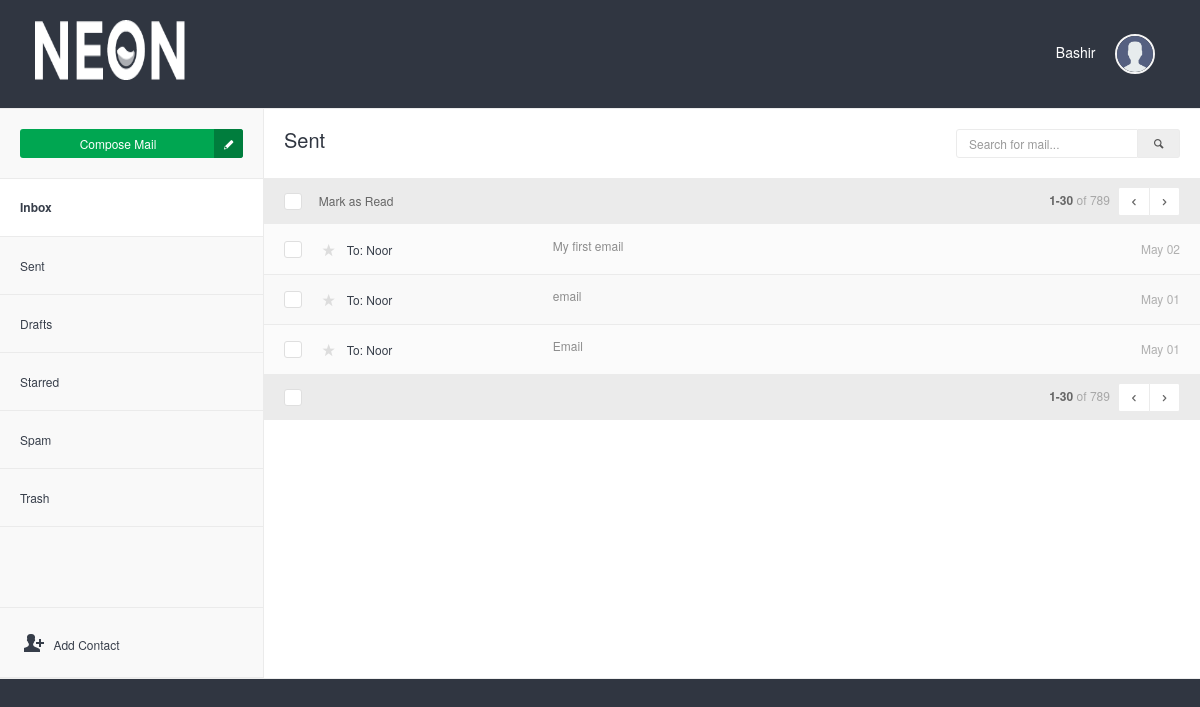
The page /sendEmail.php (signed in) on the database as committed earlier.
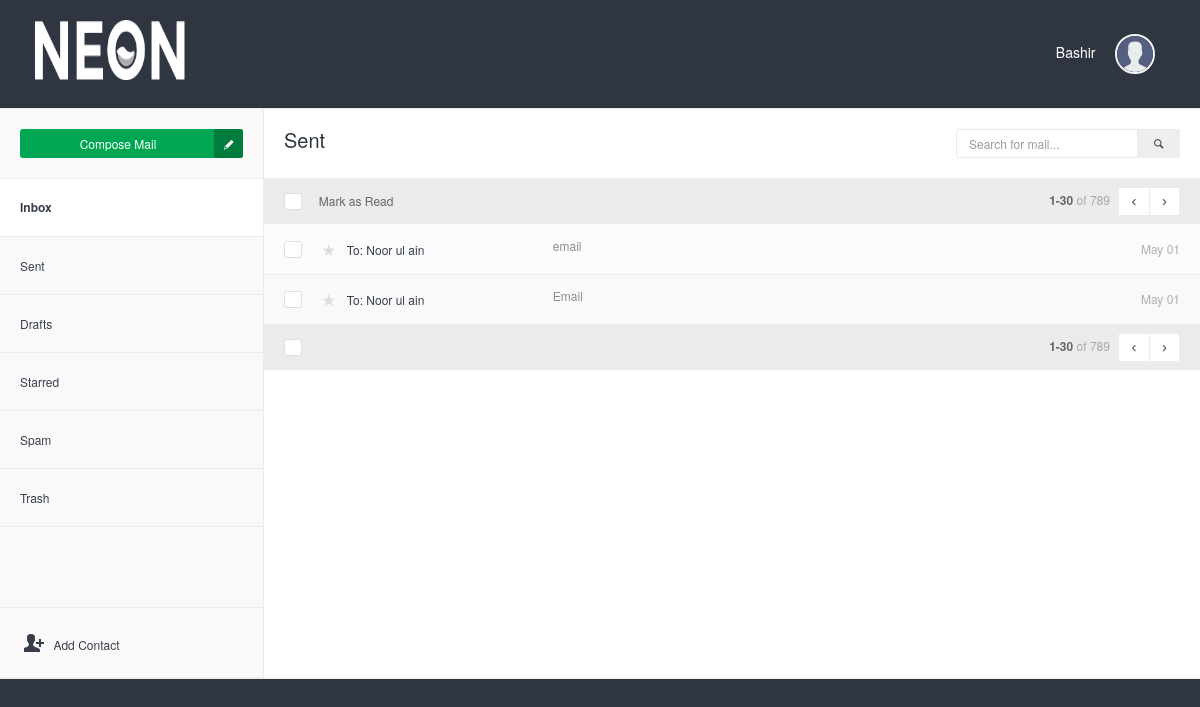
The same page on the database as committed later.
### tables this page shows
CREATE TABLE `emails` (
  `id` int(11) NOT NULL,
  `senderID` int(11) NOT NULL,
  `senderEmail` varchar(250) NOT NULL,
  `emailSubject` mediumtext NOT NULL,
  `emailBody` longtext NOT NULL,
  `receiverID` int(11) NOT NULL,
  `receiverEmail` varchar(250) NOT NULL,
  `date` varchar(50) NOT NULL DEFAULT current_timestamp(),
  `time` varchar(50) NOT NULL,
  `read_status` int(1) NOT NULL DEFAULT 0,
  `spam` int(1) NOT NULL DEFAULT 0
);

CREATE TABLE `user` (
  `id` int(11) NOT NULL,
  `username` varchar(250) NOT NULL,
  `email` varchar(250) NOT NULL,
  `full_name` varchar(250) NOT NULL,
  `phone` varchar(250) NOT NULL,
  `password` varchar(250) NOT NULL,
  `image` varchar(500) NOT NULL
);

### support/session.php (called while the page is built, shortened)
<?php
include 'connection.php';
if(isset($_SESSION['login_user'])){
    $login_user= $_SESSION['login_user'];
    $query = "SELECT  * from user where email = '$login_user'" ;
    $result = mysqli_query($con, $query);
    $row = mysqli_fetch_assoc($result);
    $userEmail = $row['email'];
}else{
    header('Location: index.php');
}
?>

### support/sent_action.php (called while the page is built)
<?php
include 'connection.php';
$select = "SELECT * FROM `emails` where `senderEmail` = '$userEmail' ORDER BY `date` DESC, `time` DESC";
$result = mysqli_query($con, $select);
?>

### sendEmail.php (the view, shortened to what the changed rows need)
<?php
include('support/connection.php');
include('support/session.php');
include('support/sent_action.php');
?>
<!DOCTYPE html>
<html lang="en">
    <head>
        <link rel="stylesheet" href="assets/js/jquery-ui/css/no-theme/jquery-ui-1.10.3.custom.min.css" id="style-resource-1">
        <link rel="stylesheet" href="assets/css/font-icons/entypo/css/entypo.css" id="style-resource-2">
        <link rel="stylesheet" href="assets/css/bootstrap.css" id="style-resource-4">
        <link rel="stylesheet" href="assets/css/neon-core.css" id="style-resource-5">
        <link rel="stylesheet" href="assets/css/neon-theme.css" id="style-resource-6">
        <link rel="stylesheet" href="assets/css/neon-forms.css" id="style-resource-7">
        <link rel="stylesheet" href="assets/css/custom.css" id="style-resource-8">
    </head>
    <body class="page-body" data-url="https://demo.neontheme.com">
        <div class="page-container">
            <div class="main-content" style="background-color: #303641" >
                <div class="mail-env" style="background-color: white">
                    <div class="mail-body">
                    <table class="table mail-table">
                        <thead>
                            <tr>
                                <th width="5%"> <div class="checkbox checkbox-replace"> <input type="checkbox" /> </div> </th>
                                <th colspan="4"> <div class="mail-select-options">Mark as Read</div> <div class="mail-pagination" colspan="2"> <strong>1-30</strong> <span>of 789</span> <div class="btn-group"> <a href="#" class="btn btn-sm btn-white"><i class="entypo-left-open"></i></a> <a href="#" class="btn btn-sm btn-white"><i class="entypo-right-open"></i></a> </div> </div> </th>
                            </tr>
                        </thead>
                        <tbody>
                            <?php
                                if(mysqli_num_rows($result) > 0){
                                 while($row = $result->fetch_assoc()){
                                    $id =  $row['id'];
                                    $date = $row['date'];
                                    $time = $row['time'];
                                    $receiverEmail = $row['receiverEmail'];
                                    $emailSubject = $row['emailSubject'];
                                    $timezone = new DateTime("now", new DateTimeZone('Asia/Karachi') );
                                    $current_date =  $timezone->format('M d');
                                    if($current_date == $date) {
                                        $datetime = $time;
                                    }else{
                                        $datetime = $date;
                                    }
                                    $sql_ = "SELECT `full_name` FROM `user` WHERE email = '$receiverEmail'";
                                    $result_ = mysqli_query($con, $sql_);
                                    $r = mysqli_fetch_assoc($result_);
                                    $reciverName = $r['full_name'];
                                    $sql_2 = "SELECT * FROM `starred` WHERE `email_id` = '$id' AND `userEmail` = '$userEmail' AND `status` = 'sent'";
                                    $result_2 = mysqli_query($con, $sql_2);
                                    if(mysqli_num_rows($result_2) > 0){
                                        $favorite = true;
                                    }else{
                                        $favorite = false;
                                    }
                            ?>
                                <tr>
                                    <td> <div class="checkbox checkbox-replace"> <input type="checkbox" /> </div> </td>
                                    <td class="col-name">
                                        <a
                                            href="support/starred_email.php?id=<?php echo $id; ?>&action=<?php if($favorite == false){ echo 'add'; }else{ echo 'remove'; }  ?>&status=<?php echo 'sent'; ?>"
                                            class="star <?php if($favorite == true){ ?> stared <?php } ?>">
                                            <i class="entypo-star"></i>
                                        </a>
                                        <a href="message.php?id=<?php echo $id; ?>&action=<?php echo 'sentEmail'; ?>" class="col-name"><?php echo "To: ".$reciverName; ?> &nbsp;
                                        </a>
                                    </td>
                                    <td class="col-subject"> <a href="message.php?id=<?php echo $id; ?>&action=<?php echo 'sentEmail'; ?>"><?php echo $emailSubject; ?></a> </td>
                                    <td class="col-time"><?php echo $datetime; ?></td>
                                </tr>
                            <?php } } ?>
                        </tbody>
                        <tfoot>
                            <tr>
                                <th width="5%"> <div class="checkbox checkbox-replace"> <input type="checkbox" /> </div> </th>
                                <th colspan="4">
                                    <div class="mail-pagination" colspan="2">
                                        <strong>1-30</strong> <span>of 789</span>
                                        <div class="btn-group">
                                            <a href="#" class="btn btn-sm btn-white"><i class="entypo-left-open"></i></a>
                                            <a href="#" class="btn btn-sm btn-white"><i class="entypo-right-open"></i></a>
                                        </div>
                                    </div>
                                </th>
                            </tr>
                        </tfoot>
                    </table>
                </div>
            </div>
        </div>
    </body>
</html>

Rows that differ between the two databases and show on the page:
removed emails: user.full_name "Noor", emailSubject "My first email", date "May 02"
changed through a linked row, emails "email": user.full_name "Noor" → "Noor ul ain"
changed through a linked row, emails "Email": user.full_name "Noor" → "Noor ul ain"
